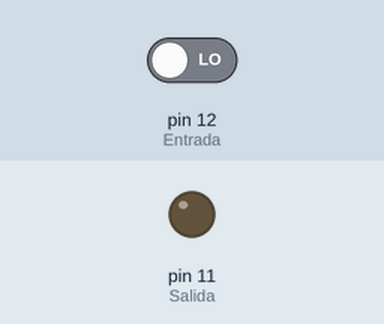
This sketch was run on a simulated Arduino Uno, built with avr-gcc and run on an emulated ATmega328P. On the bench: output pins drawn as LEDs (lit = HIGH). Dashed ring = blinking. Inputs (shaded band) come from the test bench; at power-on: pin 12 (Entrada) LOW.

Above: at 1.2 s.
1.3 s: pin 12 (Entrada) driven HIGH
At 1.55 s:
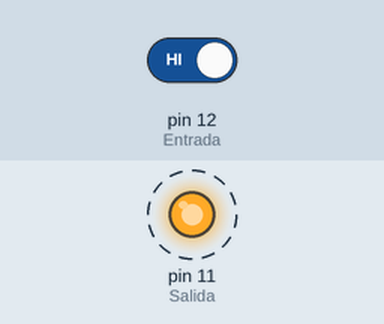
4.3 s: pin 12 (Entrada) driven LOW
At 4.3 s:
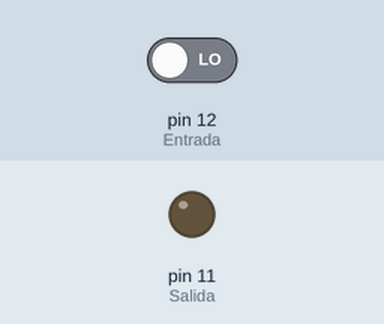
Timing chart, 0 to 7.3 s (numbered marks = the images above; inputs shaded):
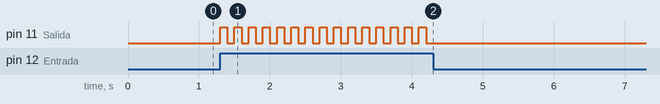

Measured:
- after the input at 1.3 s, pin 11 (Salida): alternates HIGH for 0.10 s and LOW for 0.10 s, starting at once
- after the input at 4.3 s, pin 11 (Salida): stops changing and stays LOW

The sketch:

analogWriteDos.ino
```cpp
int Salida = 11, Entrada = 12;
boolean entrada = LOW;
boolean led = LOW;

void setup() {
  pinMode(Entrada,INPUT);
  pinMode(Salida,OUTPUT);
}

void loop() {
  entrada = digitalRead(12);

  if(entrada){
    led = !led;
  }
  digitalWrite(Salida,led);
  delay(100);
}

//LEER ATMEGA 328
```
